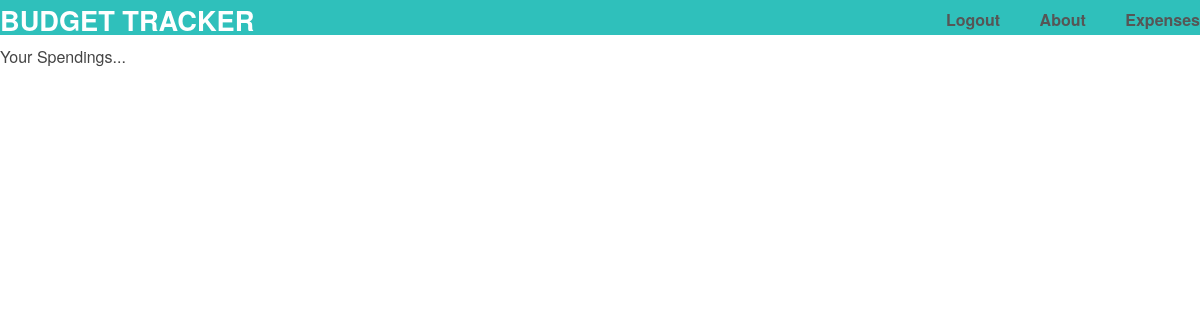
The app's page /budget/ (signed in), older data.
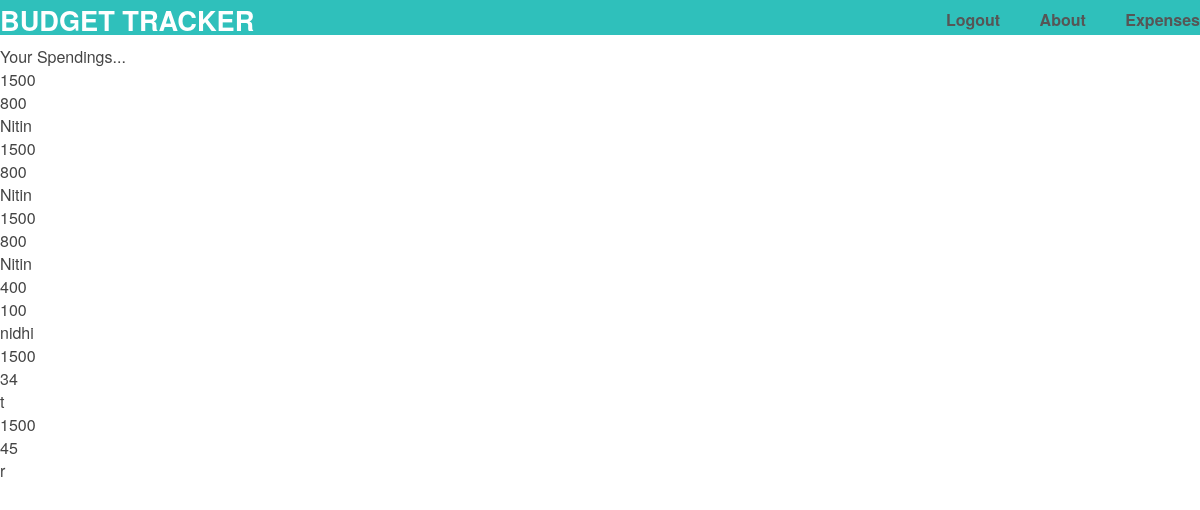
The same page, newer data.
### my_app.py (models this page shows)
class Budget(db.Model):
    id = db.Column(db.Integer, primary_key=True)
    income = db.Column(db.Integer, nullable = False)
    expense = db.Column(db.Integer)
    person = db.Column(db.String(200))

### my_app.py (the view)
@app.route('/budget/', methods = ['GET', 'POST'])
def budget():
    budget = Budget.query
    return render_template('budget.html', budget = budget)

### my_app.py (called while the page is built)
@login_manager.user_loader
def load_user(user_id):
    return Users.query.get(int(user_id))

### templates/budget.html
{% extends "layout.html" %}
{% block content %}
<hi>Your Spendings...</hi>
<br/>
{% for i in budget %}
    {{i.income}} </br>
    {{i.expense}} </br>
    {{i.person}} </br>
{% endfor %}
{% endblock %}

### templates/layout.html (shortened to what this page needs)
<!DOCTYPE html>
<html>
  <head>
    <link rel="stylesheet" href="{{ url_for('static', filename='css/main.css') }}">
  </head>
  <body>
    <header>
      <div class="container">
        <h1 class="logo">Budget Tracker</h1>
        <strong><nav>
          <ul class="menu">
            {% if current_user.is_authenticated %}
            <li><a href="{{ url_for('logout') }}">Logout</a></li>
            {% else %}
            <li><a href="{{ url_for('login') }}">Login</a></li>
            <li><a href="{{ url_for('add_user') }}">Register</a></li>
            {% endif %}
            <li><a href="{{ url_for('about') }}">About</a></li>
            <li><a href="{{ url_for('budget') }}">Expenses</a></li>
          </ul>
        </nav></strong>
      </div>
    </header>
    <div class="container">
      {% block content %}
      {% endblock %}
    </div>
  </body>
</html>

### static/css/main.css (style rules this page uses)
body { margin: 0; padding: 0; font-family: "Helvetica Neue", Helvetica, Arial, sans-serif; color: #444; }
header { background-color: #19bab4; height: 35px; width: 100%; opacity: .9; margin-bottom: 10px; }
header h1.logo { margin: 0; font-size: 1.7em; color: #fff; text-transform: uppercase; float: left; }
.container { width: 1200px; margin: 0 auto; }
.menu { float: right; margin-top: 8px; }
.menu li { display: inline; }
.menu li + li { margin-left: 35px; }
.menu li a { color: #444; text-decoration: none; }

Row changes from the older to the newer data that the page shows:
added Budget: income "1500", expense "800", person "Nitin"
added Budget: income "1500", expense "800", person "Nitin"
added Budget: income "1500", expense "800", person "Nitin"
added Budget: income "400", expense "100", person "nidhi"
added Budget: income "1500", expense "34", person "t"
added Budget: income "1500", expense "45", person "r"
